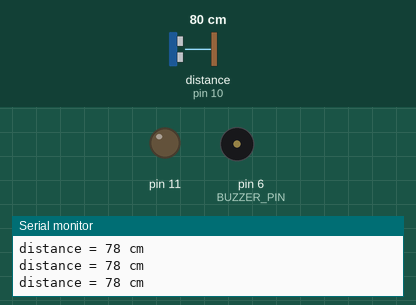
A sketch run on a simulated Arduino Uno, built with avr-gcc and run on an emulated ATmega328P. On the bench: output pins drawn as LEDs (lit = HIGH), buzzer (waves = sounding), the last lines printed to the serial monitor. Wiring (inferred from the names in the program): ultrasonic range finder: trigger pin 9; echo pin 10. The test bench sets the inputs (shaded band); at power-on: distance to the obstacle (sensor on pin 10) 80 cm. The echo pulse lasts 58.3 µs per cm; pins used as bus, display or sensor lines are not drawn.

Above: at 1.2 s.
1.3 s: distance to the obstacle (sensor on pin 10) set to 34 cm
4.3 s: distance to the obstacle (sensor on pin 10) set to 28 cm
At 5.1 s:
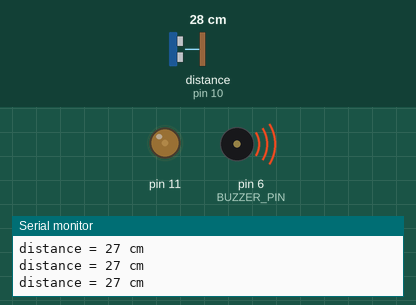
5.8 s: distance to the obstacle (sensor on pin 10) set to 120 cm
At 6.2 s:
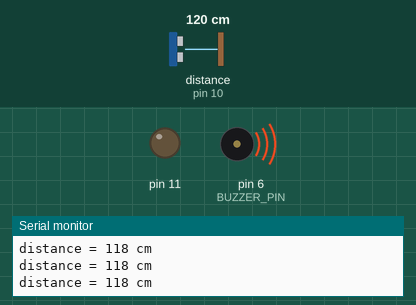
7.3 s: distance to the obstacle (sensor on pin 10) set to 18 cm
At 8.5 s:
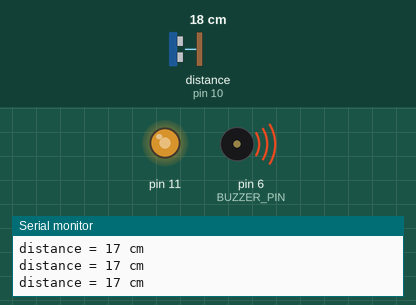
8.8 s: distance to the obstacle (sensor on pin 10) set to 2 cm
At 9.6 s:
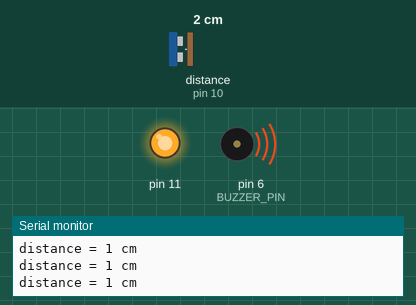
10.3 s: distance to the obstacle (sensor on pin 10) set to 250 cm
At 11.5 s:
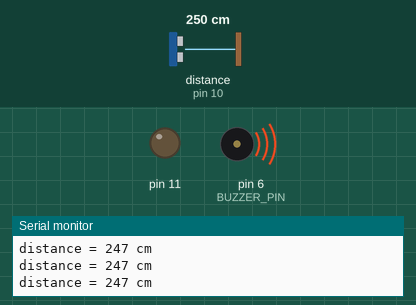
Timing chart, 0 to 12.8 s (numbered marks = the images above; inputs shaded):
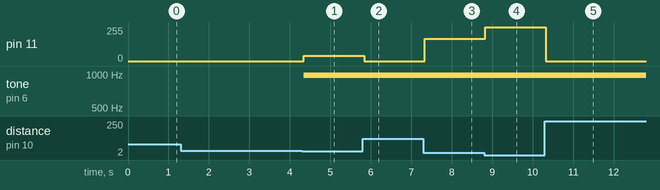

The sketch:

sistani15.ino
```cpp
long duration;
int distance;
int ledred = 11;
int BUZZER_PIN = 6;
const int trig = 9;
const int echo = 10;
void setup() {
  pinMode(trig, OUTPUT);
  pinMode(echo, INPUT);
  pinMode(6, OUTPUT);
  pinMode(11, OUTPUT);
  Serial.begin(9600);
}
void loop() {
  distance = calculateDistance();
  Serial.print("distance = ");
  Serial.print(distance);
  Serial.println(" cm");
  if (distance < 10) {
    digitalWrite(6, HIGH);
    digitalWrite(11, HIGH);
  }
  else if (distance > 30) {
    digitalWrite(6, LOW);
    digitalWrite(11, LOW);
  }
  else  {
    int ultra = map(distance, 10, 30, 255, 0);
    analogWrite(6, ultra);
    analogWrite(11, ultra);
  }
}
int calculateDistance() {
  digitalWrite(trig, LOW);
  delayMicroseconds(2);
  digitalWrite(trig, HIGH);
  delayMicroseconds(10);
  digitalWrite(trig, LOW);
  duration = pulseIn(echo, HIGH);
  distance = duration * 0.034 / 2;
  return distance;
}
```

Measured:
- the behaviour switches between 31 and 30 cm on distance to the obstacle (sensor on pin 10) (found by bisection; images 0 and 1)
- after the input at 4.3 s, pin 11: 0/255 → 39/255 at once; tone on pin 6 (BUZZER_PIN): silent → 977 Hz at once
- after the input at 5.8 s, pin 11: 39/255 → 0/255 at once
- after the input at 7.3 s, pin 11: 0/255 → 166/255 at once
- after the input at 8.8 s, pin 11: 166/255 → 255/255 at once
- after the input at 10.3 s, pin 11: 255/255 → 0/255 at once
